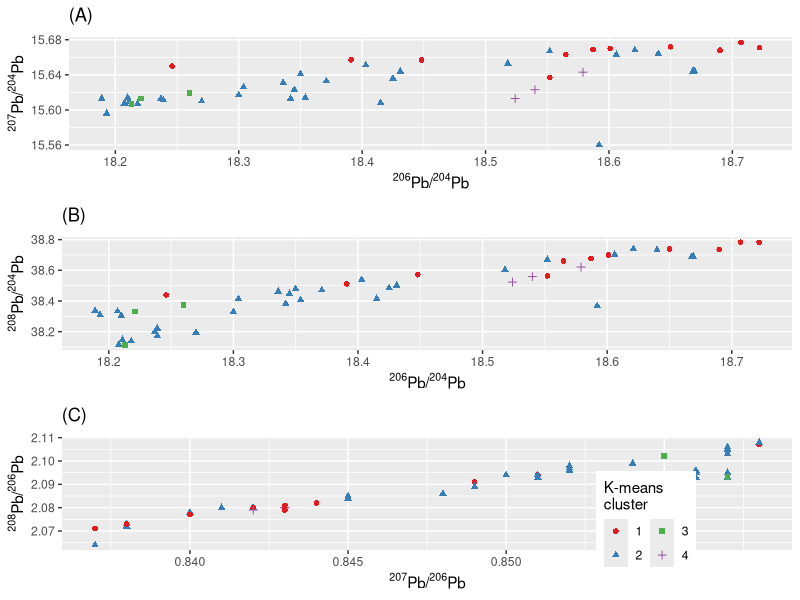

R code for this plot:
library(gridExtra)
library(ggforce)
library(tidyverse)
library(cowplot)

duchcov <- read_csv("./data/duchcov.csv")

cluster <- read_csv("./data/clusters.csv") %>%
  mutate(kmeans = factor(kmeans))

isotopes <- duchcov %>%
  select(id, starts_with("Pb2"))

isotopes <- bind_cols(isotopes, cluster)

lab_206_207 <- labs(x = expression(paste(""^206, "Pb/", ""^204, "Pb")),
                    y = expression(paste(""^207, "Pb/", ""^204, "Pb")))
lab_206_208 <- labs(x = expression(paste(""^206, "Pb/", ""^204, "Pb")),
                    y = expression(paste(""^208, "Pb/", ""^204, "Pb")))
lab_207_208 <- labs(x = expression(paste(""^207, "Pb/", ""^206, "Pb")),
                    y = expression(paste(""^208, "Pb/", ""^206, "Pb")))

# Figure 6: Overview of LI ratios of the assemblage, highlighting individual clusters (1 – 4) 
# according to K-means. Error margins are about the size of the symbols in the plots with 204Pb in the denominator.

# lab_A <- expression(paste("(A) Isospace "^206, "Pb/", ""^204, "Pb to ", ""^207, "Pb/", ""^204, "Pb"))
# lab_B <- expression(paste("(B) Isospace "^206, "Pb/", ""^204, "Pb to ", ""^208, "Pb/", ""^204, "Pb"))
# lab_C <- expression(paste("(C) Isospace "^207, "Pb/", ""^206, "Pb to ", ""^208, "Pb/", ""^206, "Pb"))
lab_A <- expression(paste("(A)"))
lab_B <- expression(paste("(B)"))
lab_C <- expression(paste("(C)"))

f6A <- ggplot(isotopes, aes(Pb206_204, Pb207_204)) +
  geom_point(aes(color = kmeans, shape = kmeans), size = 1.6) +
  scale_color_brewer(palette = "Set1", name = "K-means\ncluster") +
  labs(shape = "K-means\ncluster", title = lab_A) + lab_206_207 +
  theme(legend.position = "none")

f6B <- ggplot(isotopes, aes(Pb206_204, Pb208_204)) +
  geom_point(aes(color = kmeans, shape = kmeans), size = 1.6) +
  scale_color_brewer(palette = "Set1", name = "K-means\ncluster") +
  labs(shape = "K-means\ncluster", title = lab_B) + lab_206_208 +
  theme(legend.position = "none")

f6C <- ggplot(isotopes, aes(Pb207_206, Pb208_206)) +
  geom_point(aes(color = kmeans, shape = kmeans), size = 1.6) +
  scale_color_brewer(palette = "Set1", name = "K-means\ncluster") +
  labs(shape = "K-means\ncluster", title = lab_C) + lab_207_208 +
  guides(color = guide_legend(ncol = 2)) +
  theme(legend.position = c(0.8, 0.24))

f6 <- grid.arrange(f6A, f6B, f6C, ncol = 1)

ggsave("./plots/FIG6.pdf", plot = f6, device = "pdf", width = 90, height = 240, units = "mm")

